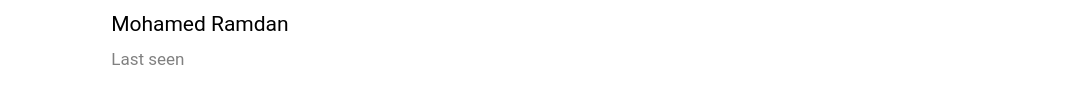
<?xml version="1.0" encoding="UTF-8"?>
<ui version="4.0">
 <class>header</class>
 <widget class="QWidget" name="header">
  <property name="geometry">
   <rect>
    <x>0</x>
    <y>0</y>
    <width>1080</width>
    <height>100</height>
   </rect>
  </property>
  <property name="maximumSize">
   <size>
    <width>16777215</width>
    <height>100</height>
   </size>
  </property>
  <property name="windowTitle">
   <string>Form</string>
  </property>
  <property name="styleSheet">
   <string notr="true">background-color:white;
border-top-right-radius:25px;</string>
  </property>
  <layout class="QGridLayout" name="gridLayout">
   <item row="0" column="0">
    <layout class="QHBoxLayout" name="horizontalLayout">
     <property name="spacing">
      <number>0</number>
     </property>
     <item alignment="Qt::AlignmentFlag::AlignLeft">
      <widget class="QWidget" name="widget_2" native="true">
       <property name="minimumSize">
        <size>
         <width>400</width>
         <height>0</height>
        </size>
       </property>
       <widget class="QWidget" name="layoutWidget">
        <property name="geometry">
         <rect>
          <x>100</x>
          <y>0</y>
          <width>291</width>
          <height>76</height>
         </rect>
        </property>
        <layout class="QVBoxLayout" name="verticalLayout">
         <property name="spacing">
          <number>0</number>
         </property>
         <item alignment="Qt::AlignmentFlag::AlignLeft|Qt::AlignmentFlag::AlignTop">
          <widget class="QPushButton" name="Name">
           <property name="cursor">
            <cursorShape>PointingHandCursor</cursorShape>
           </property>
           <property name="styleSheet">
            <string notr="true">font-size:16pt;
color:black;
font-family:Roboto;</string>
           </property>
           <property name="text">
            <string>Mohamed Ramdan</string>
           </property>
          </widget>
         </item>
         <item alignment="Qt::AlignmentFlag::AlignLeft|Qt::AlignmentFlag::AlignTop">
          <widget class="QPushButton" name="LastSeen">
           <property name="cursor">
            <cursorShape>PointingHandCursor</cursorShape>
           </property>
           <property name="styleSheet">
            <string notr="true">font-size:13pt;
color:gray;
font-family:Roboto;</string>
           </property>
           <property name="text">
            <string>Last seen</string>
           </property>
          </widget>
         </item>
        </layout>
       </widget>
       <widget class="QLabel" name="label">
        <property name="geometry">
         <rect>
          <x>10</x>
          <y>0</y>
          <width>75</width>
          <height>75</height>
         </rect>
        </property>
        <property name="text">
         <string/>
        </property>
        <property name="pixmap">
         <pixmap resource="res.qrc">:/pfp.png</pixmap>
        </property>
        <property name="scaledContents">
         <bool>true</bool>
        </property>
       </widget>
      </widget>
     </item>
     <item alignment="Qt::AlignmentFlag::AlignRight">
      <widget class="QWidget" name="widget" native="true">
       <property name="sizePolicy">
        <sizepolicy hsizetype="Minimum" vsizetype="Preferred">
         <horstretch>0</horstretch>
         <verstretch>0</verstretch>
        </sizepolicy>
       </property>
       <property name="minimumSize">
        <size>
         <width>120</width>
         <height>0</height>
        </size>
       </property>
       <widget class="QPushButton" name="Dots">
        <property name="geometry">
         <rect>
          <x>80</x>
          <y>20</y>
          <width>32</width>
          <height>32</height>
         </rect>
        </property>
        <property name="cursor">
         <cursorShape>PointingHandCursor</cursorShape>
        </property>
        <property name="text">
         <string/>
        </property>
        <property name="icon">
         <iconset resource="res.qrc">
          <normaloff>:/3 dots.png</normaloff>:/3 dots.png</iconset>
        </property>
        <property name="iconSize">
         <size>
          <width>32</width>
          <height>32</height>
         </size>
        </property>
       </widget>
       <widget class="QPushButton" name="Search">
        <property name="geometry">
         <rect>
          <x>10</x>
          <y>20</y>
          <width>32</width>
          <height>32</height>
         </rect>
        </property>
        <property name="text">
         <string/>
        </property>
        <property name="icon">
         <iconset resource="res.qrc">
          <normaloff>:/search.png</normaloff>:/search.png</iconset>
        </property>
        <property name="iconSize">
         <size>
          <width>32</width>
          <height>32</height>
         </size>
        </property>
       </widget>
      </widget>
     </item>
    </layout>
   </item>
  </layout>
 </widget>
 <resources>
  <include location="res.qrc"/>
 </resources>
 <connections/>
</ui>
